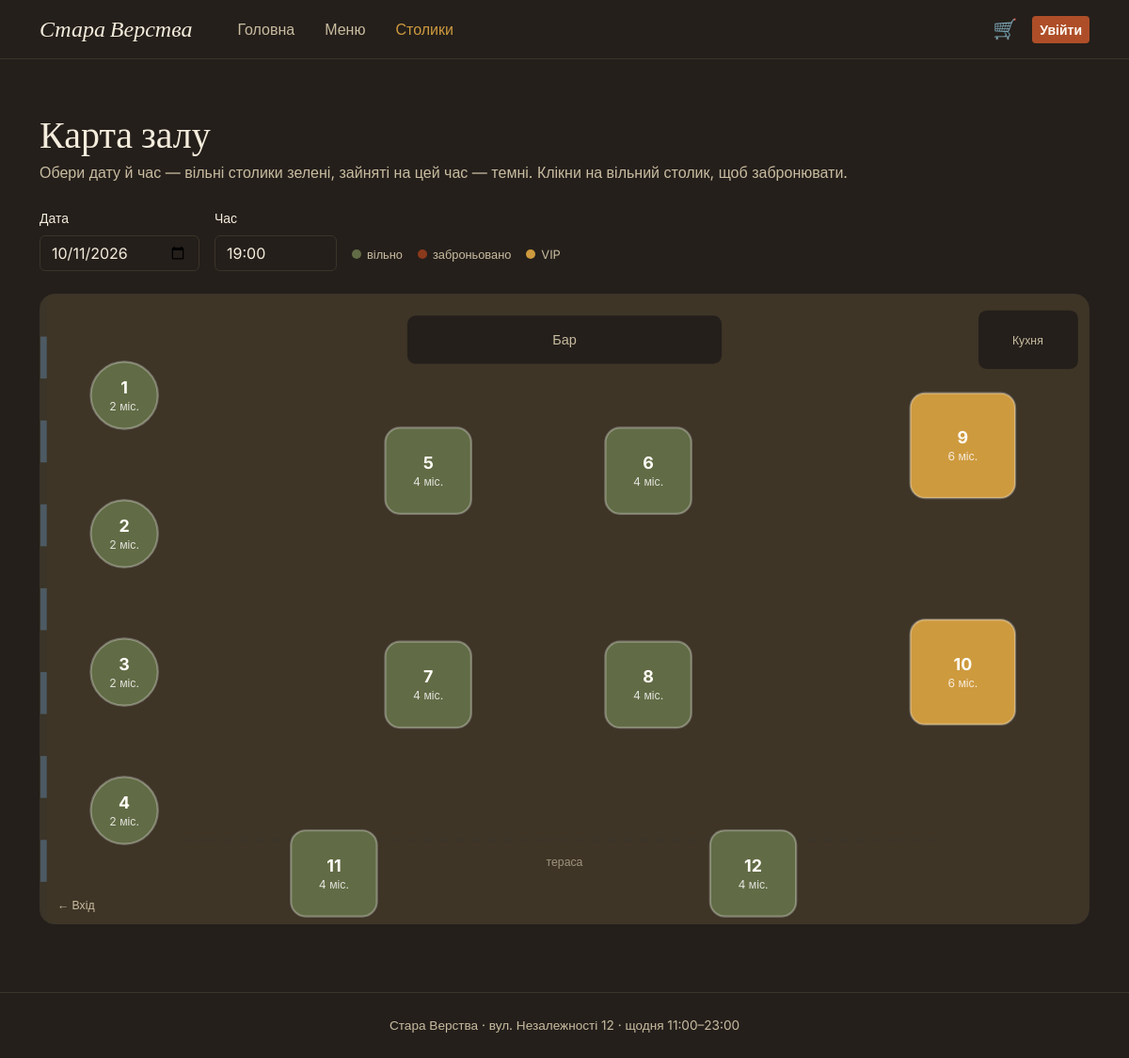
The page /booking/ on the database its author committed.
### restaurant/models.py (models this page shows, shortened)
class RestaurantTable(models.Model):
    number = models.PositiveIntegerField('Номер столика', unique=True)
    seats = models.PositiveIntegerField('Кількість місць')
    is_vip = models.BooleanField('VIP-зона', default=False)
    is_terrace = models.BooleanField('Тераса', default=False)
    pos_x = models.FloatField('Позиція X, %', default=50)
    pos_y = models.FloatField('Позиція Y, %', default=50)
    class Meta:
        verbose_name = 'Столик'
        verbose_name_plural = 'Столики'
        ordering = ['number']

### restaurant/views.py (the view)
# urls.py: path('booking/', views.booking_map, name='booking_map'),
def booking_map(request):
    selected_date = request.GET.get('date') or date_cls.today().isoformat()
    selected_time = request.GET.get('time') or '19:00'
    tables = list(RestaurantTable.objects.all())
    for t in tables:
        t.booked = t.bookings.filter(date=selected_date, time=selected_time).exists()
        t.svg_x = round(t.pos_x * 10)
        t.svg_y = round(t.pos_y * 6)
        size = 46 + t.seats * 9
        t.svg_size = size
        t.rect_x = round(t.svg_x - size / 2)
        t.rect_y = round(t.svg_y - size / 2)
        t.circle_r = round(size / 2)
    window_ys = [40, 120, 200, 280, 360, 440, 520]
    if request.user.is_authenticated:
        my_bookings = Booking.objects.filter(user=request.user).select_related('table')
    else:
        my_bookings = Booking.objects.none()
    return render(request, 'booking.html', {
        'tables': tables,
        'selected_date': selected_date,
        'selected_time': selected_time,
        'time_slots': TIME_SLOTS,
        'my_bookings': my_bookings,
        'today': date_cls.today().isoformat(),
        'window_ys': window_ys,
    })

### restaurant/cart.py (called while the page is built)
    def total_quantity(self):
        return sum(self.cart.values())

### restaurant/context_processors.py (called while the page is built)
def cart_summary(request):
    cart = Cart(request)
    unread = 0
    if request.user.is_authenticated:
        unread = Order.objects.filter(user=request.user, status='ready', ready_notified=False).count()
    return {
        'cart_count': cart.total_quantity(),
        'unread_notifications': unread,
    }

### templates/booking.html (shortened to what this page needs)
{% extends 'base.html' %}
{% block content %}
<div class="container py-4">
  <h1 class="mb-1">Карта залу</h1>
  <p style="color: var(--cream-dim);" class="mb-4">Обери дату й час — вільні столики зелені, зайняті на цей час — темні. Клікни на вільний столик, щоб забронювати.</p>
  <form method="get" class="d-flex gap-3 flex-wrap align-items-end mb-4">
    <div>
      <label class="form-label small">Дата</label>
      <input type="date" name="date" value="{{ selected_date }}" min="{{ today }}" class="form-control" style="width:170px;" onchange="this.form.submit()">
    </div>
    <div>
      <label class="form-label small">Час</label>
      <select name="time" class="form-select" style="width:130px;" onchange="this.form.submit()">
        {% for t in time_slots %}
          <option value="{{ t }}" {% if t == selected_time %}selected{% endif %}>{{ t }}</option>
        {% endfor %}
      </select>
    </div>
    <div class="d-flex gap-3 pb-2 flex-wrap" style="color: var(--cream-dim); font-size:.8rem;">
      <span><span class="legend-dot" style="background: var(--olive);"></span>вільно</span>
      <span><span class="legend-dot" style="background: var(--rust-deep);"></span>заброньовано</span>
      <span><span class="legend-dot" style="background: var(--mustard);"></span>VIP</span>
    </div>
  </form>
  <svg class="floor-plan-svg" viewBox="0 0 1000 600" xmlns="http://www.w3.org/2000/svg">
    <text x="500" y="48" text-anchor="middle" class="floor-zone-label">Бар</text>
    <text x="942" y="48" text-anchor="middle" class="floor-zone-label" style="font-size:11px;">Кухня</text>
    <text x="500" y="545" text-anchor="middle" class="floor-zone-label" style="font-size:11px; opacity:.7;">тераса</text>
    <text x="16" y="586" class="floor-zone-label" style="font-size:11px;">← Вхід</text>
    {% for table in tables %}
      <text x="{{ table.svg_x }}" y="{{ table.svg_y|add:-2 }}" text-anchor="middle" class="table-label" style="font-size:16px;">{{ table.number }}</text>
      <text x="{{ table.svg_x }}" y="{{ table.svg_y|add:14 }}" text-anchor="middle" class="table-sublabel">{{ table.seats }} міс.</text>
    {% endfor %}
  </svg>
</div>
{% endblock %}

### static/css/style.css (style rules this page uses)
:root { --ink: #241F1B; --panel: #2F2921; --panel-light: #3B3428; --cream: #F4ECDC; --cream-dim: #C9BCA0; --rust: #AE4E28; --rust-deep: #8A3A1C; --olive: #616B45; --olive-deep: #454E32; --mustard: #CE9A3E; --white: #FFFCF6; }
body { background: var(--ink); color: var(--cream); font-family: 'Inter', sans-serif; }
h1, h2, h3, h4, .brand { font-family: 'Fraunces', serif; }
.form-control, .form-select { background: var(--ink); border: 1px solid var(--panel-light); color: var(--cream); }
.legend-dot { width: 10px; height: 10px; border-radius: 999px; display: inline-block; margin-right: 6px; }
.floor-plan-svg { width: 100%; height: auto; display: block; background: #3E3527; border-radius: 16px; border: 1px solid var(--panel-light); }
.table-label { font-family: 'Inter', sans-serif; font-weight: 700; fill: var(--white); pointer-events: none; }
.table-sublabel { font-family: 'Inter', sans-serif; font-size: 11px; fill: rgba(255,255,255,.8); pointer-events: none; }
.floor-zone-label { font-family: 'Inter', sans-serif; font-size: 13px; fill: var(--cream-dim); }

### rows shown on the page
RestaurantTable: number "1", seats "2"
RestaurantTable: number "2", seats "2"
RestaurantTable: number "3", seats "2"
RestaurantTable: number "4", seats "2"
RestaurantTable: number "5", seats "4"
RestaurantTable: number "6", seats "4"
RestaurantTable: number "7", seats "4"
RestaurantTable: number "8", seats "4"
RestaurantTable: number "9", seats "6"
RestaurantTable: number "10", seats "6"
RestaurantTable: number "11", seats "4"
RestaurantTable: number "12", seats "4"

### other values the page prints
form field time "19:00"
